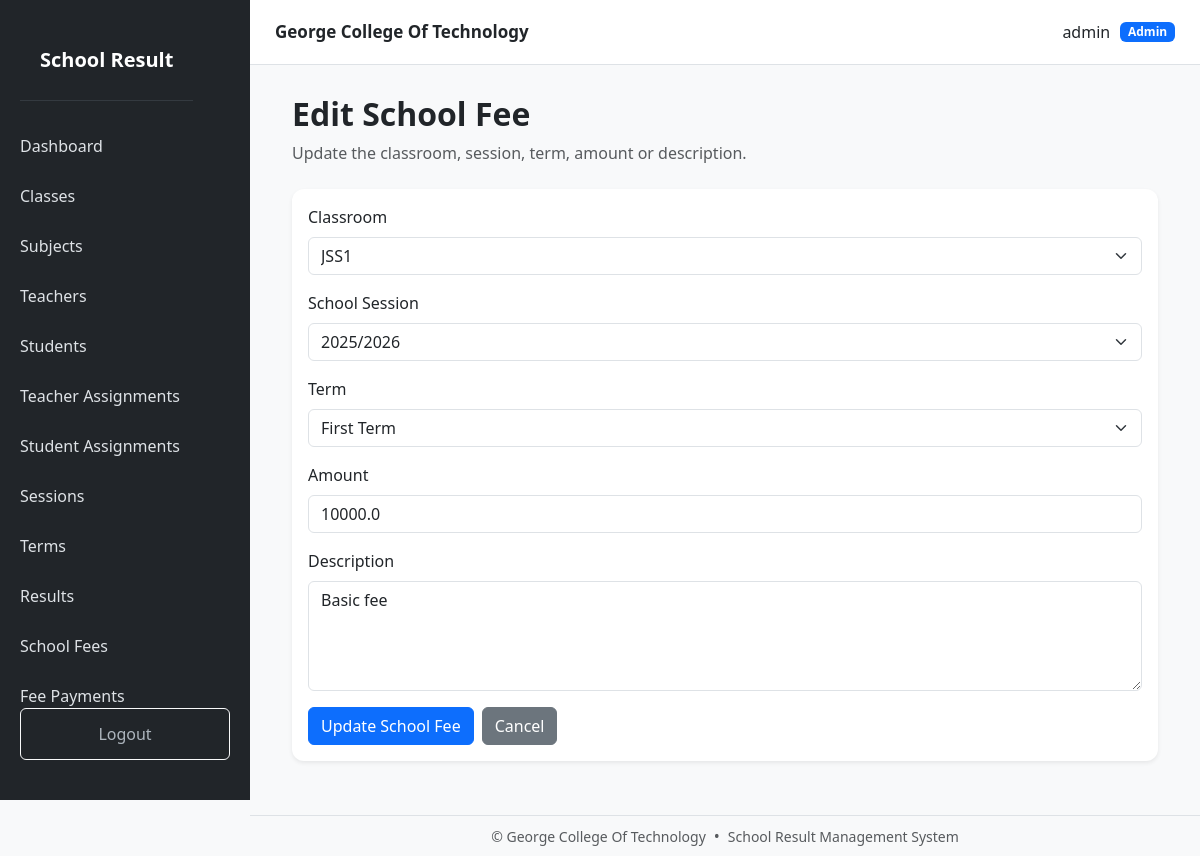
The page /school-fees/1/edit (signed in) on the database its author committed.
### models.py (models this page shows, shortened)
class User(UserMixin, db.Model):
    __tablename__ = "users"
    id = db.Column(
        db.Integer,
        primary_key=True
    )
    username = db.Column(
        db.String(100),
        unique=True,
        nullable=False
    )
    password_hash = db.Column(
        db.String(255),
        nullable=False
    )
    role = db.Column(
        db.String(20),
        nullable=False,
        default="student"
    )
    is_active = db.Column(
        db.Boolean,
        default=True
    )
    teacher = db.relationship(
        "Teacher",
        back_populates="user",
        uselist=False
    )
    student = db.relationship(
        "Student",
        back_populates="user",
        uselist=False
    )

class SchoolFee(db.Model):
    __tablename__ = "school_fees"
    id = db.Column(
        db.Integer,
        primary_key=True
    )
    classroom_id = db.Column(
        db.Integer,
        db.ForeignKey("classrooms.id"),
        nullable=False
    )
    session_id = db.Column(
        db.Integer,
        db.ForeignKey("school_sessions.id"),
        nullable=False
    )
    term_id = db.Column(
        db.Integer,
        db.ForeignKey("terms.id"),
        nullable=False
    )
    amount = db.Column(
        db.Float,
        nullable=False
    )
    description = db.Column(
        db.String(255)
    )
    created_at = db.Column(
        db.DateTime,
        server_default=db.func.now()
    )
    classroom = db.relationship(
        "Classroom"
    )
    session = db.relationship(
        "SchoolSession"
    )
    term = db.relationship(
        "Term"
    )
    payments = db.relationship(
        "FeePayment",
        back_populates="fee",
        cascade="all, delete-orphan"
    )

class Classroom(db.Model):
    __tablename__ = "classrooms"
    id = db.Column(
        db.Integer,
        primary_key=True
    )
    name = db.Column(
        db.String(100),
        unique=True,
        nullable=False
    )
    created_at = db.Column(
        db.DateTime,
        server_default=db.func.now()
    )
    students = db.relationship(
        "Student",
        back_populates="classroom"
    )
    teacher_assignments = db.relationship(
        "TeacherAssignment",
        back_populates="classroom",
        cascade="all, delete-orphan"
    )
    results = db.relationship(
        "Result",
        back_populates="classroom"
    )

class SchoolSession(db.Model):
    __tablename__ = "school_sessions"
    id = db.Column(
        db.Integer,
        primary_key=True
    )
    year = db.Column(
        db.String(100),
        unique=True,
        nullable=False
    )
    created_at = db.Column(
        db.DateTime,
        server_default=db.func.now()
    )
    results = db.relationship(
        "Result",
        back_populates="session"
    )

class Term(db.Model):
    __tablename__ = "terms"
    id = db.Column(
        db.Integer,
        primary_key=True
    )
    name = db.Column(
        db.String(100),
        unique=True,
        nullable=False
    )
    created_at = db.Column(
        db.DateTime,
        server_default=db.func.now()
    )
    results = db.relationship(
        "Result",
        back_populates="term"
    )

### routes/fee.py (the view, shortened to what this page needs)
@fee.route(
    "/school-fees/<int:id>/edit",
    methods=["GET", "POST"]
)
@login_required
def school_fee_edit(id):
    if current_user.role != "admin":
        return "Access denied", 403
    school_fee = SchoolFee.query.get_or_404(id)
    classrooms = Classroom.query.order_by(
        Classroom.name
    ).all()
    sessions = SchoolSession.query.order_by(
        SchoolSession.year.desc()
    ).all()
    terms = Term.query.order_by(
        Term.name
    ).all()
    return render_template(
        "schoolfee/edit.html",
        fee=school_fee,
        classrooms=classrooms,
        sessions=sessions,
        terms=terms
    )

### templates/schoolfee/edit.html (shortened to what this page needs)
{% extends "base.html" %}
{% block content %}
<div class="container-fluid">
    <div class="mb-4">
        <h2 class="fw-bold">
            Edit School Fee
        </h2>
        <p class="text-muted">
            Update the classroom, session, term, amount or description.
        </p>
    </div>
    <div class="card shadow-sm">
        <div class="card-body">
            <form method="POST">
                <div class="mb-3">
                    <label class="form-label">
                        Classroom
                    </label>
                    <select
                        name="classroom_id"
                        class="form-select"
                        required
                    >
                        {% for classroom in classrooms %}
                        <option
                            value="{{ classroom.id }}"
                            {% if classroom.id == fee.classroom_id %}
                                selected
                            {% endif %}
                        >
                            {{ classroom.name }}
                        </option>
                        {% endfor %}
                    </select>
                </div>
                <div class="mb-3">
                    <label class="form-label">
                        School Session
                    </label>
                    <select
                        name="session_id"
                        class="form-select"
                        required
                    >
                        {% for session in sessions %}
                        <option
                            value="{{ session.id }}"
                            {% if session.id == fee.session_id %}
                                selected
                            {% endif %}
                        >
                            {{ session.year }}
                        </option>
                        {% endfor %}
                    </select>
                </div>
                <div class="mb-3">
                    <label class="form-label">
                        Term
                    </label>
                    <select
                        name="term_id"
                        class="form-select"
                        required
                    >
                        {% for term in terms %}
                        <option
                            value="{{ term.id }}"
                            {% if term.id == fee.term_id %}
                                selected
                            {% endif %}
                        >
                            {{ term.name }}
                        </option>
                        {% endfor %}
                    </select>
                </div>
                <div class="mb-3">
                    <label class="form-label">
                        Amount
                    </label>
                    <input
                        type="number"
                        name="amount"
                        class="form-control"
                        value="{{ fee.amount }}"
                        min="0"
                        step="0.01"
                        required
                    >
                </div>
                <div class="mb-3">
                    <label class="form-label">
                        Description
                    </label>
                    <textarea
                        name="description"
                        class="form-control"
                        rows="4"
                        placeholder="Enter fee description"
                    >{{ fee.description or "" }}</textarea>
                </div>
                <div class="d-flex gap-2">
                    <button
                        type="submit"
                        class="btn btn-primary"
                    >
                        Update School Fee
                    </button>
                    <a
                        href="{{ url_for('fee.school_fees') }}"
                        class="btn btn-secondary"
                    >
                        Cancel
                    </a>
                </div>
            </form>
        </div>
    </div>
</div>
{% endblock %}

### templates/base.html (shortened to what this page needs)
<!DOCTYPE html>
<html lang="en">
<head>
    <link
        href="https://cdn.jsdelivr.net/npm/bootstrap@5.3.3/dist/css/bootstrap.min.css"
        rel="stylesheet"
    >
    <link
        rel="stylesheet"
        href="{{ url_for('static', filename='css/style.css') }}"
    >
</head>
<body>
{% if current_user.is_authenticated %}
<div
    class="sidebar"
    id="sidebar"
>
    <div class="sidebar-header">
        <div class="brand">
            School Result
        </div>
    </div>
    {% if current_user.role == "admin" %}
        <a href="{{ url_for('dashboard.index') }}">
            Dashboard
        </a>
        <a href="{{ url_for('classroom.list_classrooms') }}">
            Classes
        </a>
        <a href="{{ url_for('subject.list_subjects') }}">
            Subjects
        </a>
        <a href="{{ url_for('teacher.list_teachers') }}">
            Teachers
        </a>
        <a href="{{ url_for('student.list_students') }}">
            Students
        </a>
        <a href="{{ url_for('assignment.list_assignments') }}">
            Teacher Assignments
        </a>
        <a href="{{ url_for('student.student_assignments') }}">
            Student Assignments
        </a>
        <a href="{{ url_for('session.list_sessions') }}">
            Sessions
        </a>
        <a href="{{ url_for('term.list_terms') }}">
            Terms
        </a>
        <a href="{{ url_for('result.list_results') }}">
            Results
        </a>
        <a href="{{ url_for('fee.school_fees') }}">
            School Fees
        </a>
        <a href="{{ url_for('payment.fee_payments') }}">
            Fee Payments
        </a>
    {% endif %}
    <div class="logout">
        <a
            href="{{ url_for('auth.logout') }}"
            class="btn btn-outline-light w-100"
        >
            Logout
        </a>
    </div>
</div>
<div class="main-content">
    <div class="page-wrapper">
        <div class="topbar">
            <strong class="topbar-title">
                George College Of Technology
            </strong>
            <div class="topbar-user">
                <span>
                    {{ current_user.username }}
                </span>
                <span class="badge bg-primary">
                    {{ current_user.role|capitalize }}
                </span>
            </div>
        </div>
        <main class="content">
            {% block content %}
            {% endblock %}
        </main>
        <footer
            class="no-print border-top bg-light mt-4 py-2"
        >
            <div
                class="container-fluid d-flex justify-content-center align-items-center flex-wrap gap-2"
            >
                <small class="text-muted">
                    &copy; {{ current_year }}
                    George College Of Technology
                </small>
                <span class="text-muted">
                    •
                </span>
                <small class="text-muted">
                    School Result Management System
                </small>
            </div>
        </footer>
    </div>
</div>
{% else %}
<!-- =========================================================
     PUBLIC / AUTH PAGES
========================================================= -->
{% block auth_content %}
{% endblock %}
{% endif %}
</body>
</html>

### static/css/style.css (style rules this page uses)
body { background: #f5f7fb; }
.sidebar { width: 250px; min-height: 100vh; background: #212529; position: fixed; left: 0; top: 0; bottom: 0; }
.brand { color: white; font-size: 22px; font-weight: bold; padding: 25px 20px; border-bottom: 1px solid #343a40; }
.sidebar a { display: block; color: #adb5bd; text-decoration: none; padding: 13px 20px; }
.logout { position: absolute; bottom: 20px; width: 100%; padding: 0 20px; }
.main-content { margin-left: 250px; min-height: 100vh; }
.topbar { background: white; padding: 18px 30px; border-bottom: 1px solid #ddd; display: flex; justify-content: space-between; }
.content { padding: 30px; }
.card { border: none; border-radius: 12px; }
body { margin: 0; background: #f8f9fa; }
.sidebar { position: fixed; top: 0; left: 0; width: 250px; height: 100vh; background: #212529; color: white; z-index: 1050; display: flex; flex-direction: column; overflow-y: auto; }
.sidebar-header { display: flex; align-items: center; justify-content: space-between; padding: 20px; }
.brand { font-size: 20px; font-weight: bold; }
.sidebar > a { display: block; color: #dee2e6; text-decoration: none; padding: 13px 20px; transition: 0.2s; }
.logout { margin-top: auto; padding: 20px; }
.topbar { height: 65px; background: white; border-bottom: 1px solid #dee2e6; display: flex; align-items: center; justify-content: space-between; padding: 0 25px; position: sticky; top: 0; z-index: 1000; }
.topbar-title { font-size: 17px; }
.topbar-user { display: flex; align-items: center; gap: 10px; }

### rows shown on the page
User: username "admin", role "Admin"
SchoolFee: classroom_id "JSS1", session_id "2025/2026", term_id "First Term", amount "10000.0", description "Basic fee"
